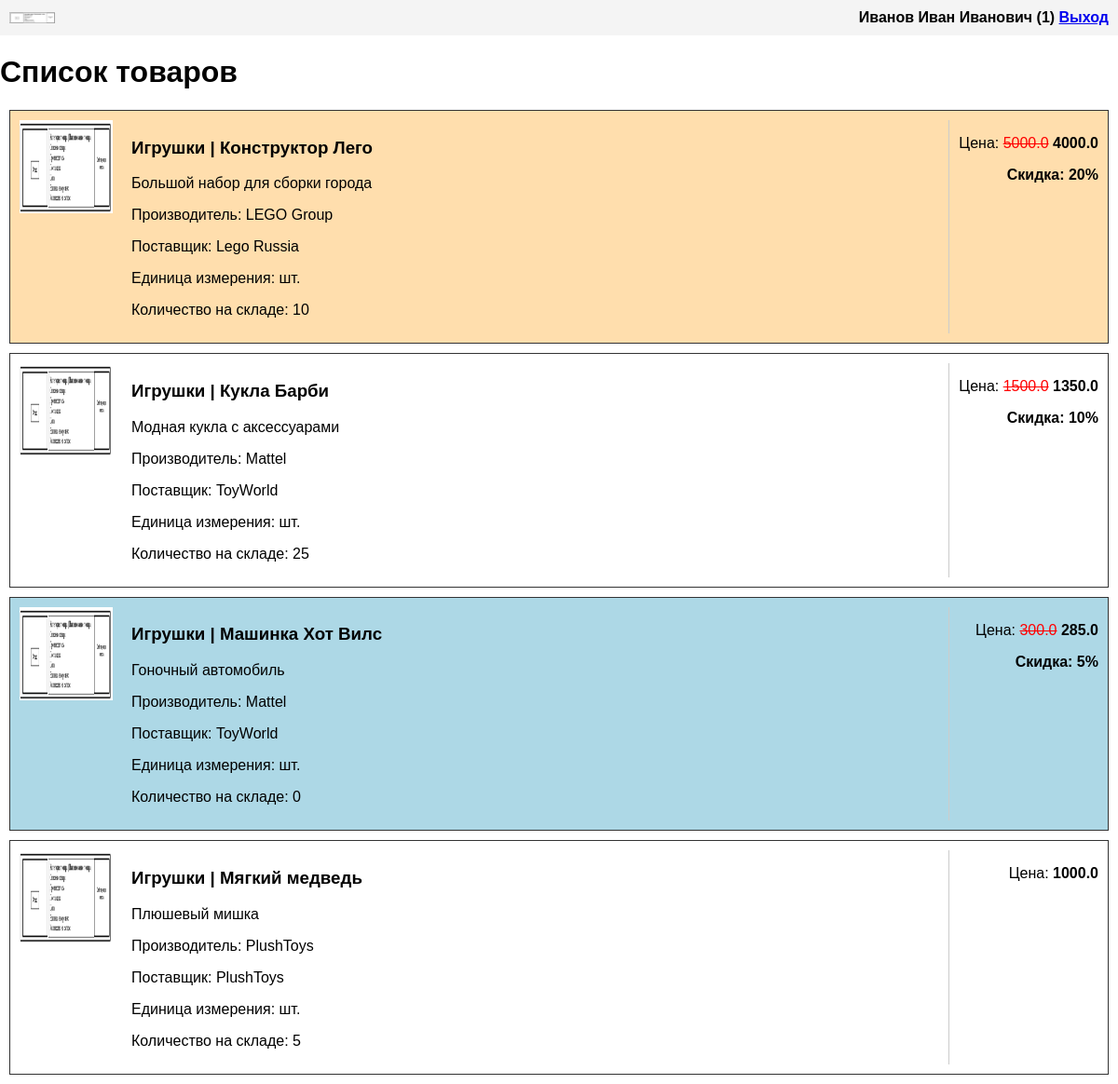
Screenshot of /products (signed in) with the database file from the repository.
### tables this page shows
CREATE TABLE Products (
    ProductArticleNumber TEXT PRIMARY KEY,
    ProductName TEXT NOT NULL,
    ProductCategory TEXT NOT NULL,
    ProductDescription TEXT,
    ProductManufacturer TEXT NOT NULL,
    ProductSupplier TEXT NOT NULL,
    ProductPrice REAL NOT NULL,
    ProductUnit TEXT NOT NULL,
    ProductQuantityInStock INTEGER NOT NULL DEFAULT 0,
    ProductDiscount INTEGER NOT NULL DEFAULT 0,
    ProductPhoto TEXT -- Path to image or NULL
);

### app.py (the view)
@app.route('/products')
def products():
    if 'role_name' not in session:
        return redirect(url_for('login'))
    conn = get_db_connection()
    products = conn.execute('SELECT * FROM Products').fetchall()
    conn.close()
    return render_template('products.html',
                           products=products,
                           user_name=session.get('user_name'),
                           role_name=session.get('role_name'))

### app.py (called while the page is built)
def get_db_connection():
    conn = sqlite3.connect('database.db')
    conn.row_factory = sqlite3.Row
    return conn

### templates/products.html (shortened to what this page needs)
<!DOCTYPE html>
<html>
<head>
    <link rel="stylesheet" type="text/css" href="{{ url_for('static', filename='style.css') }}">
</head>
<body>
    <header>
        <img src="{{ url_for('static', filename='images/logo.png') }}" class="logo-small">
        <div class="user-info">
            {{ user_name }} ({{ role_name }})
            <a href="{{ url_for('logout') }}">Выход</a>
        </div>
    </header>
    <main>
        <h1>Список товаров</h1>
        <div class="product-list">
            {% for product in products %}
            <div class="product-card {% if product.ProductQuantityInStock == 0 %}out-of-stock{% endif %}"
                 style="{% if product.ProductDiscount > 17 %}background-color: #FFDEAD;{% endif %}">
                <div class="product-photo">
                    <img src="{{ url_for('static', filename='images/' + (product.ProductPhoto or 'picture.png')) }}" alt="Photo">
                </div>
                <div class="product-details">
                    <h3>{{ product.ProductCategory }} | {{ product.ProductName }}</h3>
                    <p>{{ product.ProductDescription }}</p>
                    <p>Производитель: {{ product.ProductManufacturer }}</p>
                    <p>Поставщик: {{ product.ProductSupplier }}</p>
                    <p>Единица измерения: {{ product.ProductUnit }}</p>
                    <p>Количество на складе: {{ product.ProductQuantityInStock }}</p>
                </div>
                <div class="product-price-section">
                    <p>Цена:
                        {% if product.ProductDiscount > 0 %}
                        <span class="old-price">{{ product.ProductPrice }}</span>
                        <span class="current-price">{{ (product.ProductPrice * (100 - product.ProductDiscount) / 100)|round(2) }}</span>
                        {% else %}
                        <span class="current-price">{{ product.ProductPrice }}</span>
                        {% endif %}
                    </p>
                    {% if product.ProductDiscount > 0 %}
                    <p class="discount">Скидка: {{ product.ProductDiscount }}%</p>
                    {% endif %}
                </div>
            </div>
            {% endfor %}
        </div>
    </main>
</body>
</html>

### static/style.css (style rules this page uses)
body { font-family: Arial, sans-serif; margin: 0; padding: 0; }
.logo-small { width: 50px; }
header { background: #f4f4f4; padding: 10px; display: flex; justify-content: space-between; align-items: center; }
.user-info { font-weight: bold; }
.product-card { display: flex; border: 1px solid #333; margin: 10px; padding: 10px; }
.product-photo img { width: 100px; height: 100px; }
.product-details { flex-grow: 1; padding: 0 20px; }
.product-price-section { width: 150px; text-align: right; border-left: 1px solid #ccc; padding-left: 10px; }
.out-of-stock { background-color: #ADD8E6 !important; }
.old-price { text-decoration: line-through; color: red; }
.current-price { color: black; font-weight: bold; }
.discount { font-weight: bold; }

### rows the page displays
Products: ProductCategory "Игрушки", ProductName "Конструктор Лего", ProductDescription "Большой набор для сборки города", ProductManufacturer "LEGO Group", ProductSupplier "Lego Russia", ProductUnit "шт.", ProductQuantityInStock "10", ProductPrice "5000.0", ProductPrice+ProductDiscount "4000.0", ProductDiscount "20"
Products: ProductCategory "Игрушки", ProductName "Кукла Барби", ProductDescription "Модная кукла с аксессуарами", ProductManufacturer "Mattel", ProductSupplier "ToyWorld", ProductUnit "шт.", ProductQuantityInStock "25", ProductPrice "1500.0", ProductPrice+ProductDiscount "1350.0", ProductDiscount "10"
Products: ProductCategory "Игрушки", ProductName "Машинка Хот Вилс", ProductDescription "Гоночный автомобиль", ProductManufacturer "Mattel", ProductSupplier "ToyWorld", ProductUnit "шт.", ProductQuantityInStock "0", ProductPrice "300.0", ProductPrice+ProductDiscount "285.0", ProductDiscount "5"
Products: ProductCategory "Игрушки", ProductName "Мягкий медведь", ProductDescription "Плюшевый мишка", ProductManufacturer "PlushToys", ProductSupplier "PlushToys", ProductUnit "шт.", ProductQuantityInStock "5", ProductPrice "1000.0"

### other values shown
{{ user_name }} "Иванов Иван Иванович"
{{ role_name }} "1"
